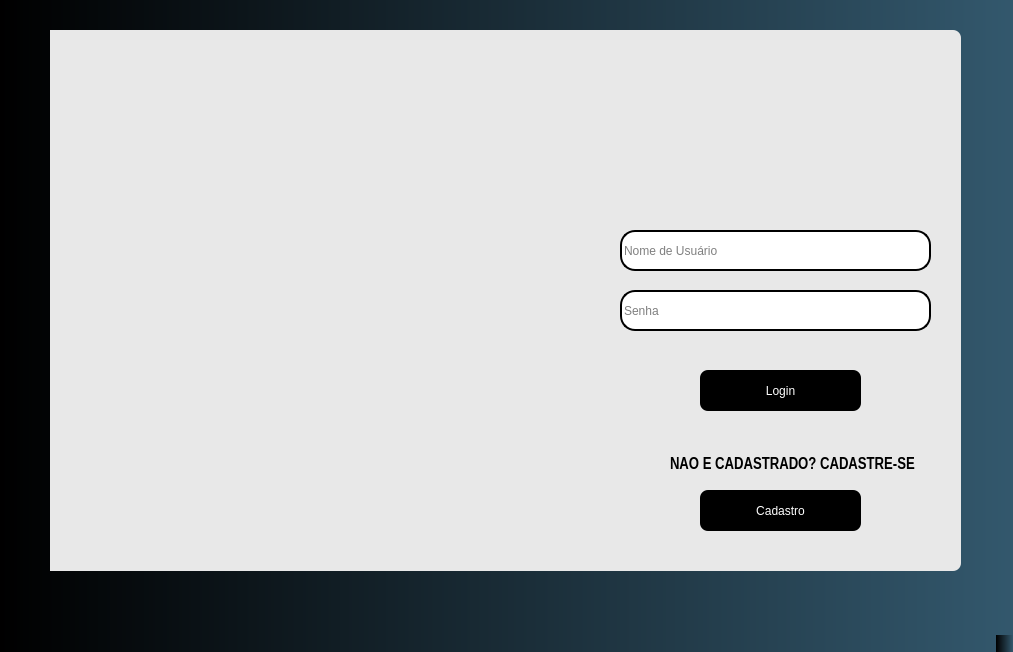
<?xml version="1.0" encoding="UTF-8"?>
<ui version="4.0">
 <class>MainWindow</class>
 <widget class="QMainWindow" name="MainWindow">
  <property name="geometry">
   <rect>
    <x>0</x>
    <y>0</y>
    <width>1013</width>
    <height>652</height>
   </rect>
  </property>
  <property name="windowTitle">
   <string>MainWindow</string>
  </property>
  <property name="styleSheet">
   <string notr="true">background-color: qlineargradient(spread:pad, x1:0, y1:0, x2:1, y2:0, stop:0 rgba(0, 0, 0,), stop:1 rgba(51, 88, 109));


</string>
  </property>
  <widget class="QWidget" name="centralwidget">
   <widget class="QFrame" name="Aprensentao">
    <property name="geometry">
     <rect>
      <x>50</x>
      <y>30</y>
      <width>911</width>
      <height>541</height>
     </rect>
    </property>
    <property name="styleSheet">
     <string notr="true">background-color: rgb(232, 232, 232);
border-radius: 8px;
</string>
    </property>
    <property name="frameShape">
     <enum>QFrame::StyledPanel</enum>
    </property>
    <property name="frameShadow">
     <enum>QFrame::Raised</enum>
    </property>
    <widget class="QLabel" name="label_2">
     <property name="geometry">
      <rect>
       <x>120</x>
       <y>280</y>
       <width>81</width>
       <height>81</height>
      </rect>
     </property>
     <property name="text">
      <string/>
     </property>
     <property name="pixmap">
      <pixmap>../../Downloads/Cadeado-removebg-preview (2).png</pixmap>
     </property>
     <property name="scaledContents">
      <bool>true</bool>
     </property>
    </widget>
    <widget class="QLabel" name="label_4">
     <property name="geometry">
      <rect>
       <x>620</x>
       <y>420</y>
       <width>251</width>
       <height>31</height>
      </rect>
     </property>
     <property name="font">
      <font>
       <family>Arial Narrow</family>
       <pointsize>14</pointsize>
      </font>
     </property>
     <property name="styleSheet">
      <string notr="true">color: rgb(0, 0, 0);</string>
     </property>
     <property name="text">
      <string>&lt;html&gt;&lt;head/&gt;&lt;body&gt;&lt;p&gt;&lt;span style=&quot; font-size:12pt; font-weight:600; color:#000000;&quot;&gt;NÃO É CADASTRADO? CADASTRE-SE&lt;/span&gt;&lt;/p&gt;&lt;/body&gt;&lt;/html&gt;</string>
     </property>
    </widget>
    <widget class="QLabel" name="label_5">
     <property name="geometry">
      <rect>
       <x>630</x>
       <y>40</y>
       <width>171</width>
       <height>141</height>
      </rect>
     </property>
     <property name="text">
      <string/>
     </property>
     <property name="pixmap">
      <pixmap>Osprey-removebg-preview.png</pixmap>
     </property>
     <property name="scaledContents">
      <bool>true</bool>
     </property>
    </widget>
    <widget class="QPushButton" name="pushButton">
     <property name="geometry">
      <rect>
       <x>650</x>
       <y>340</y>
       <width>161</width>
       <height>41</height>
      </rect>
     </property>
     <property name="styleSheet">
      <string notr="true">background-color: rgb(0, 0, 0);
font: 14pt &quot;MS Shell Dlg 2&quot;;
color: rgb(255, 255, 255);


</string>
     </property>
     <property name="text">
      <string>Login</string>
     </property>
    </widget>
    <widget class="QPushButton" name="pushButton_2">
     <property name="geometry">
      <rect>
       <x>650</x>
       <y>460</y>
       <width>161</width>
       <height>41</height>
      </rect>
     </property>
     <property name="styleSheet">
      <string notr="true">background-color: rgb(0, 0, 0);
font: 14pt &quot;MS Shell Dlg 2&quot;;
color: rgb(255, 255, 255);


</string>
     </property>
     <property name="text">
      <string>Cadastro</string>
     </property>
    </widget>
    <widget class="QLineEdit" name="lineEdit">
     <property name="geometry">
      <rect>
       <x>570</x>
       <y>200</y>
       <width>311</width>
       <height>41</height>
      </rect>
     </property>
     <property name="styleSheet">
      <string notr="true">background-color: rgb(255, 255, 255);
font: 11pt &quot;MS Shell Dlg 2&quot;;
border-style: outset;
border-width: 2px;
border-radius: 15px;</string>
     </property>
     <property name="placeholderText">
      <string>Nome de Usuário</string>
     </property>
    </widget>
    <widget class="QLineEdit" name="lineEdit_2">
     <property name="geometry">
      <rect>
       <x>570</x>
       <y>260</y>
       <width>311</width>
       <height>41</height>
      </rect>
     </property>
     <property name="styleSheet">
      <string notr="true">background-color: rgb(255, 255, 255);
font: 11pt &quot;MS Shell Dlg 2&quot;;
border-style: outset;
border-width: 2px;
border-radius: 15px;</string>
     </property>
     <property name="text">
      <string/>
     </property>
     <property name="echoMode">
      <enum>QLineEdit::Password</enum>
     </property>
     <property name="placeholderText">
      <string>Senha</string>
     </property>
    </widget>
    <widget class="QLabel" name="label">
     <property name="geometry">
      <rect>
       <x>190</x>
       <y>330</y>
       <width>331</width>
       <height>31</height>
      </rect>
     </property>
     <property name="text">
      <string/>
     </property>
    </widget>
    <widget class="QLabel" name="label_3">
     <property name="geometry">
      <rect>
       <x>-190</x>
       <y>0</y>
       <width>731</width>
       <height>541</height>
      </rect>
     </property>
     <property name="styleSheet">
      <string notr="true">border-radius: 8px;</string>
     </property>
     <property name="text">
      <string/>
     </property>
     <property name="pixmap">
      <pixmap>../../../../Downloads/group-of-people-working-out-business-plan-in-an-office (1).jpg</pixmap>
     </property>
     <property name="scaledContents">
      <bool>true</bool>
     </property>
    </widget>
   </widget>
  </widget>
  <widget class="QMenuBar" name="menubar">
   <property name="geometry">
    <rect>
     <x>0</x>
     <y>0</y>
     <width>1013</width>
     <height>21</height>
    </rect>
   </property>
  </widget>
  <widget class="QStatusBar" name="statusbar"/>
 </widget>
 <resources/>
 <connections/>
</ui>
